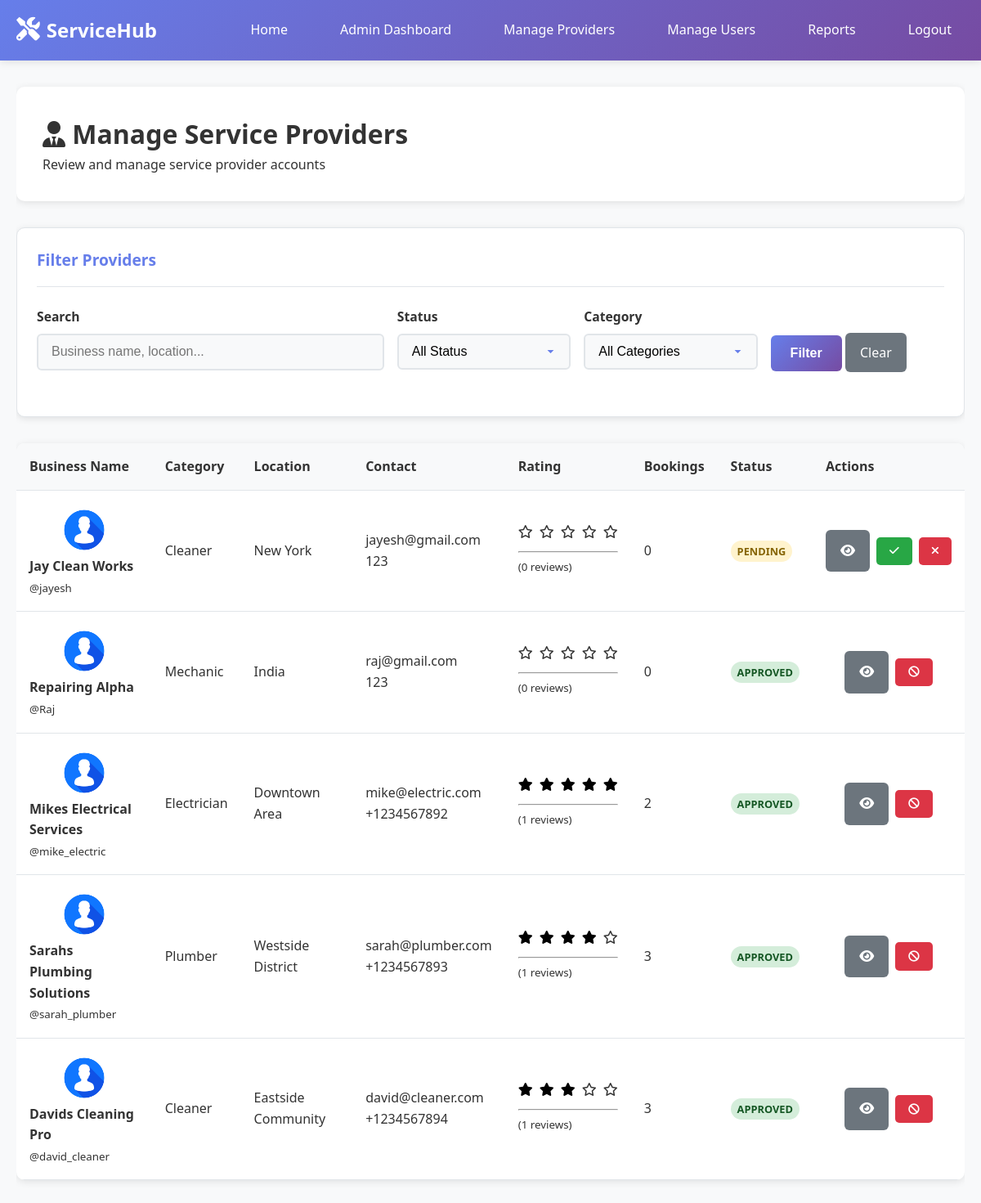
/admin/providers.php (signed in), run on the app's committed database.
### tables this page shows
CREATE TABLE `providers` (
  `id` int(11) NOT NULL,
  `user_id` int(11) NOT NULL,
  `business_name` varchar(100) NOT NULL,
  `service_category` enum('electrician','plumber','photographer','cleaner','gardener','painter','carpenter','mechanic','tutor','designer') NOT NULL,
  `description` text DEFAULT NULL,
  `location` varchar(255) NOT NULL,
  `phone` varchar(20) NOT NULL,
  `hourly_rate` decimal(10,2) NOT NULL,
  `kyc_document` varchar(255) DEFAULT NULL,
  `status` enum('pending','approved','rejected') NOT NULL DEFAULT 'pending',
  `rating` decimal(3,2) DEFAULT 0.00,
  `total_reviews` int(11) DEFAULT 0,
  `created_at` timestamp NOT NULL DEFAULT current_timestamp(),
  `updated_at` timestamp NOT NULL DEFAULT current_timestamp() ON UPDATE current_timestamp()
);

CREATE TABLE `users` (
  `id` int(11) NOT NULL,
  `username` varchar(50) NOT NULL,
  `email` varchar(100) NOT NULL,
  `password` varchar(255) NOT NULL,
  `role` enum('admin','provider','customer') NOT NULL DEFAULT 'customer',
  `status` enum('active','inactive','suspended') NOT NULL DEFAULT 'active',
  `profile_image` varchar(255) DEFAULT NULL,
  `phone` varchar(20) DEFAULT NULL,
  `address` text DEFAULT NULL,
  `created_at` timestamp NOT NULL DEFAULT current_timestamp(),
  `updated_at` timestamp NOT NULL DEFAULT current_timestamp() ON UPDATE current_timestamp()
);

### includes/functions.php (called while the page is built, shortened)
<?php
function get_service_categories() {
    return [
        'electrician' => 'Electrician',
        'plumber' => 'Plumber',
        'photographer' => 'Photographer',
        'cleaner' => 'Cleaner',
        'gardener' => 'Gardener',
        'painter' => 'Painter',
        'carpenter' => 'Carpenter',
        'mechanic' => 'Mechanic',
        'tutor' => 'Tutor',
        'designer' => 'Designer'
    ];
}
?>

### admin/providers.php (the view, shortened to what this page needs)
<?php
require_once '../config/database.php';
require_once '../includes/functions.php';
$search = isset($_GET['search']) ? sanitize_input($_GET['search']) : '';
$page = isset($_GET['page']) ? intval($_GET['page']) : 1;
$per_page = 20;
$offset = ($page - 1) * $per_page;
$where_conditions = ["1=1"];
$params = [];
$param_types = '';
$where_clause = implode(' AND ', $where_conditions);
$query = "SELECT p.*, u.username, u.email, u.status as user_status,
          AVG(r.rating) as avg_rating, COUNT(DISTINCT r.id) as review_count,
          COUNT(DISTINCT b.id) as booking_count
          FROM providers p
          JOIN users u ON p.user_id = u.id
          LEFT JOIN reviews r ON p.id = r.provider_id AND r.status = 'active'
          LEFT JOIN bookings b ON p.id = b.provider_id
          WHERE $where_clause
          GROUP BY p.id
          ORDER BY p.created_at DESC
          LIMIT ? OFFSET ?";
$params[] = $per_page;
$params[] = $offset;
$param_types .= 'ii';
$stmt = mysqli_prepare($conn, $query);
if (!empty($param_types)) {
    mysqli_stmt_bind_param($stmt, $param_types, ...$params);
}
mysqli_stmt_execute($stmt);
$result = mysqli_stmt_get_result($stmt);
$categories = get_service_categories();
?>
<!DOCTYPE html>
<html lang="en">
<head>
    <link rel="stylesheet" href="../assets/css/style.css">
    <link href="https://cdnjs.cloudflare.com/ajax/libs/font-awesome/6.0.0/css/all.min.css" rel="stylesheet">
</head>
<body>
    <nav class="navbar">
        <div class="nav-container">
            <div class="nav-logo">
                <a href="../index.php">
                    <i class="fas fa-tools"></i>
                    <span>ServiceHub</span>
                </a>
            </div>
            <div class="nav-menu">
                <a href="../index.php" class="nav-link">Home</a>
                <a href="dashboard.php" class="nav-link">Admin Dashboard</a>
                <a href="providers.php" class="nav-link">Manage Providers</a>
                <a href="users.php" class="nav-link">Manage Users</a>
                <a href="reports.php" class="nav-link">Reports</a>
                <a href="../auth/logout.php" class="nav-link">Logout</a>
            </div>
        </div>
    </nav>
    <div class="container">
        <div class="dashboard">
            <div class="dashboard-header">
                <h1><i class="fas fa-user-tie"></i> Manage Service Providers</h1>
                <p>Review and manage service provider accounts</p>
            </div>
            <div class="filter-section" id="filter-section">
                <div class="filter-header">
                    <h3>Filter Providers</h3>
                </div>
                <form method="GET" action="" class="filter-form" id="filter-form">
                    <div class="filter-row">
                        <div class="filter-group">
                            <label for="search">Search</label>
                            <input type="text" id="search" name="search" placeholder="Business name, location..."
                                   value="<?php echo htmlspecialchars($search); ?>">
                        </div>
                        <div class="filter-group">
                            <label for="status">Status</label>
                            <select id="status" name="status">
                                <option value="">All Status</option>
                            </select>
                        </div>
                        <div class="filter-group">
                            <label for="category">Category</label>
                            <select id="category" name="category">
                                <option value="">All Categories</option>
                            </select>
                        </div>
                        <div class="filter-group">
                            <button type="submit" class="btn-primary">Filter</button>
                            <a href="providers.php" class="btn-secondary">Clear</a>
                        </div>
                    </div>
                </form>
            </div>
            <div class="table-container">
                <table>
                    <thead>
                        <tr>
                            <th>Business Name</th>
                            <th>Category</th>
                            <th>Location</th>
                            <th>Contact</th>
                            <th>Rating</th>
                            <th>Bookings</th>
                            <th>Status</th>
                            <th>Actions</th>
                        </tr>
                    </thead>
                    <tbody">
                        <?php while ($provider = mysqli_fetch_assoc($result)): ?>
                            <tr>
                                <td>
                                    <div class="provider-info-cell">
                                        <?php
                                        $img_path = '../assets/images/default-avatar.png';
                                        ?>
                                        <img src="<?php echo $img_path; ?>" alt="<?php echo htmlspecialchars($provider['business_name']); ?>" class="provider-thumb">
                                        <div>
                                            <strong><?php echo htmlspecialchars($provider['business_name']); ?></strong>
                                            <br>
                                            <small>@<?php echo htmlspecialchars($provider['username']); ?></small>
                                        </div>
                                    </div>
                                </td>
                                <td><?php echo htmlspecialchars($categories[$provider['service_category']] ?? $provider['service_category']); ?></td>
                                <td><?php echo htmlspecialchars($provider['location']); ?></td>
                                <td>
                                    <div>
                                        <div><?php echo htmlspecialchars($provider['email']); ?></div>
                                        <div><?php echo htmlspecialchars($provider['phone']); ?></div>
                                    </div>
                                </td>
                                <td>
                                    <div class="rating">
                                        <?php
                                    $rating = round($provider['avg_rating'] ?: 0);
                                    for ($i = 1; $i <= 5; $i++) {
                                        if ($i <= $rating) {
                                            echo '<i class="fas fa-star filled"></i>';
                                        } else {
                                            echo '<i class="far fa-star"></i>';
                                        }
                                    }
                                    ?>
                                </div>
                                    <hr class="rating-divider" style="margin: 4px 0;">
                                    <small>(<?php echo $provider['review_count'] ?: 0; ?> reviews)</small>
                                </td>
                                <td><?php echo $provider['booking_count'] ?: 0; ?></td>
                                <td>
                                    <span class="status-badge status-<?php echo $provider['status']; ?>">
                                        <?php echo ucfirst($provider['status']); ?>
                                    </span>
                                </td>
                                <td>
                                    <div class="action-buttons" style="display: flex;">
                                        <a href="provider-details.php?id=<?php echo $provider['id']; ?>"
                                           class="btn-secondary btn-sm" title="View Details" style="margin-right: 10px;">
                                            <i class="fas fa-eye"></i>
                                        </a>
                                        <?php if ($provider['status'] === 'pending'): ?>
                                            <form method="POST" action="">
                                                <button type="submit" name="action" value="approve"
                                                        class="btn-success btn-sm" title="Approve"
                                                        onclick="return confirm('Approve this provider?')">
                                                    <i class="fas fa-check"></i>
                                                </button>
                                                <button type="submit" name="action" value="reject"
                                                        class="btn-danger btn-sm" title="Reject"
                                                        onclick="return confirm('Reject this provider?')">
                                                    <i class="fas fa-times"></i>
                                                </button>
                                            </form>
                                        <?php elseif ($provider['status'] === 'approved'): ?>
                                            <form method="POST" action="" style="display: inline;">
                                                <button type="submit" name="action" value="suspend"
                                                        class="btn-danger btn-sm" title="Suspend"
                                                        onclick="return confirm('Suspend this provider?')">
                                                    <i class="fas fa-ban"></i>
                                                </button>
                                            </form>
                                        <?php endif; ?>
                                    </div>
                                </td>
                            </tr>
                        <?php endwhile; ?>
                </table>
            </div>
        </div>
    </div>
</body>
</html>

### data on the page
providers: business_name "Jay Clean Works", user.username "jayesh", service_category "Cleaner", location "New York", user.email "jayesh@gmail.com", phone "123", review_count "0", booking_count "0", status "PENDING"
providers: business_name "Repairing Alpha", user.username "Raj", service_category "Mechanic", location "India", user.email "raj@gmail.com", phone "123", review_count "0", booking_count "0", status "APPROVED"
providers: business_name "Mikes Electrical Services", user.username "mike_electric", service_category "Electrician", location "Downtown Area", user.email "mike@electric.com", phone "+1234567892", review_count "1", booking_count "2", status "APPROVED"
providers: business_name "Sarahs Plumbing Solutions", user.username "sarah_plumber", service_category "Plumber", location "Westside District", user.email "sarah@plumber.com", phone "+1234567893", review_count "1", booking_count "3", status "APPROVED"
providers: business_name "Davids Cleaning Pro", user.username "david_cleaner", service_category "Cleaner", location "Eastside Community", user.email "david@cleaner.com", phone "+1234567894", review_count "1", booking_count "3", status "APPROVED"
